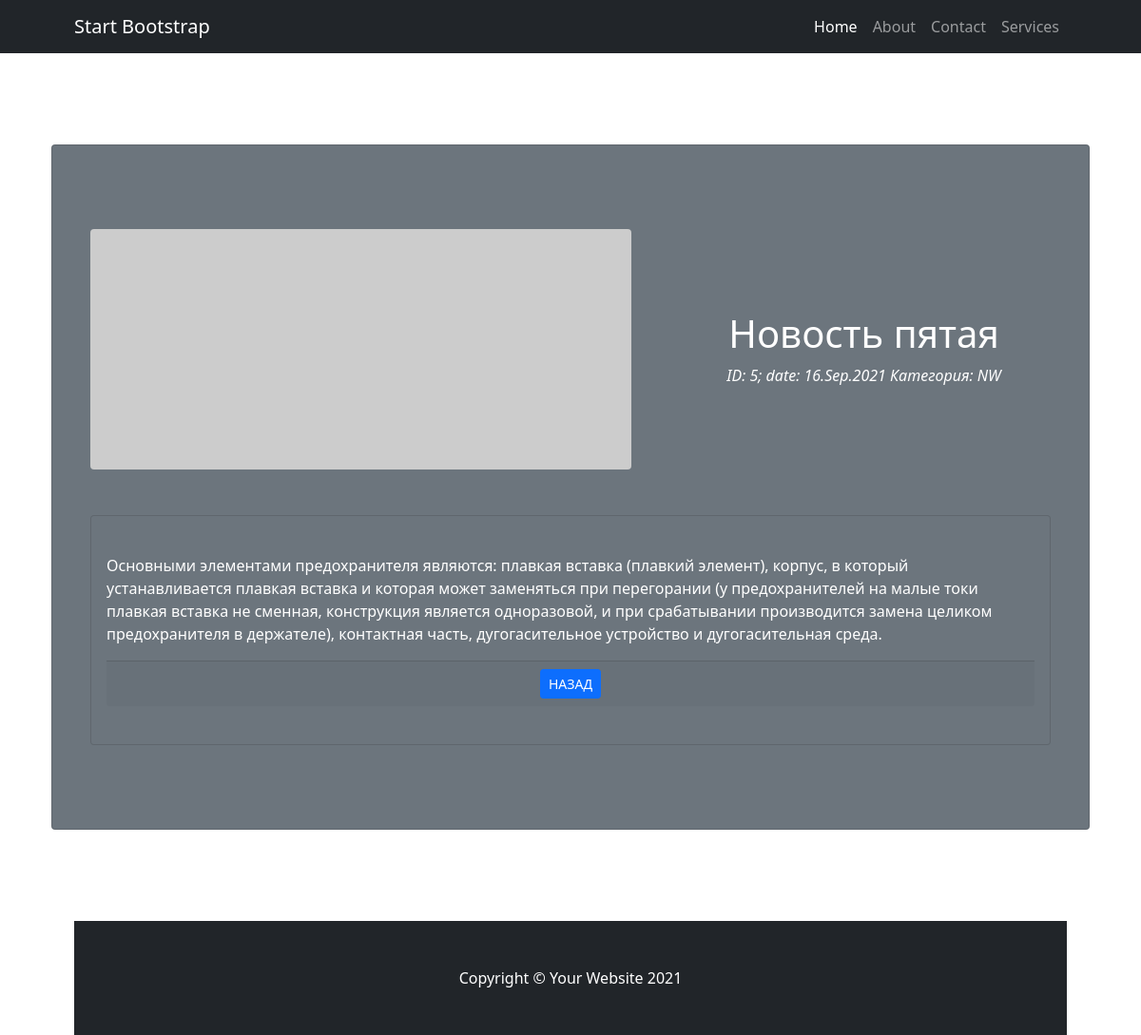
The app's page /news/news_list/5 with its own data.
### news/models.py (models this page shows, shortened)
class Post ( models.Model ):
    author = models.ForeignKey ( Author, on_delete=models.CASCADE )
    NEWS = 'NW'
    ARTICLE = 'AR'
    CATEGORY_CHOICES = (
        (NEWS, 'НОВОСТЬ'),
        (ARTICLE, 'Статья'),
    )
    categoryType = models.CharField ( max_length=2, choices=CATEGORY_CHOICES, default=ARTICLE )
    dateCreation = models.DateTimeField ( auto_now_add=True )
    postCategory = models.ManyToManyField ( Category, through='PostCategory' )
    title = models.CharField ( max_length=128, unique=True )
    text = models.TextField ()
    img = models.ImageField ( upload_to='pics', blank=True )
    rating = models.SmallIntegerField ( default=0 )
    slug = models.SlugField ( max_length=80, unique=True, null=True, db_index=True, verbose_name="URL" )

### news/views.py (the view)
# urls.py: path('news_list/<str:slug>', detail, name='detail'),
def detail(request, slug):
    new = Post.objects.get(slug__iexact=slug)
    return render (request, 'detail.html', context={'new': new} )

### templates/detail.html (shortened to what this page needs)
{% extends 'default.html' %}
   {% block title %}
    <div class="row gx-4 gx-lg-5 align-items-center my-5">
                {% if new.img.url != "/media/0" %}
                <div class="col-lg-7"><img class="img-fluid rounded mb-4 mb-lg-0" src="{{new.img.url}}" alt="..." /></div>
                {% elif new %}
                <div class="col-lg-7"><img class="img-fluid rounded mb-4 mb-lg-0" src="https://dummyimage.com/900x400/dee2e6/6c757d.jpg" alt="..." /></div>
                {% endif %}
                <div class="col-lg-5">
                    <h1 class="font-weight-light">{{new.title}}</h1>
                        <i>ID: {{new.id}};</i> <i>date: {{new.dateCreation|date:'d.M.Y'}}</i> <i>Категория:
                        {{new.categoryType}}</i>
                </div>
            </div>
            <div class="card text-white bg-secondary my-5 py-4 text-center">
                <div class="card-body"><p class="text-white m-0">
                    <p class="card-text" align="left">{{new.text}}</p>
                    <div class="card-footer"><a class="btn btn-primary btn-sm" href="/news/news_list">НАЗАД</a></div>
                </div>
            </div>
    {% endblock %}

### records on screen
Post: title "Новость пятая", id "5", dateCreation "16.Sep.2021", categoryType "NW", text "Основными элементами предохранителя являются: плавкая вставка (плавкий элемент), корпус, в который устанавливается плавкая вставка и которая может заменяться при перегорании (у предохранителей на малые токи плавкая вставка не сменная, конструкция является одноразовой, и при срабатывании производится замена целиком предохранителя в держателе), контактная часть, дугогасительное устройство и дугогасительная среда."
